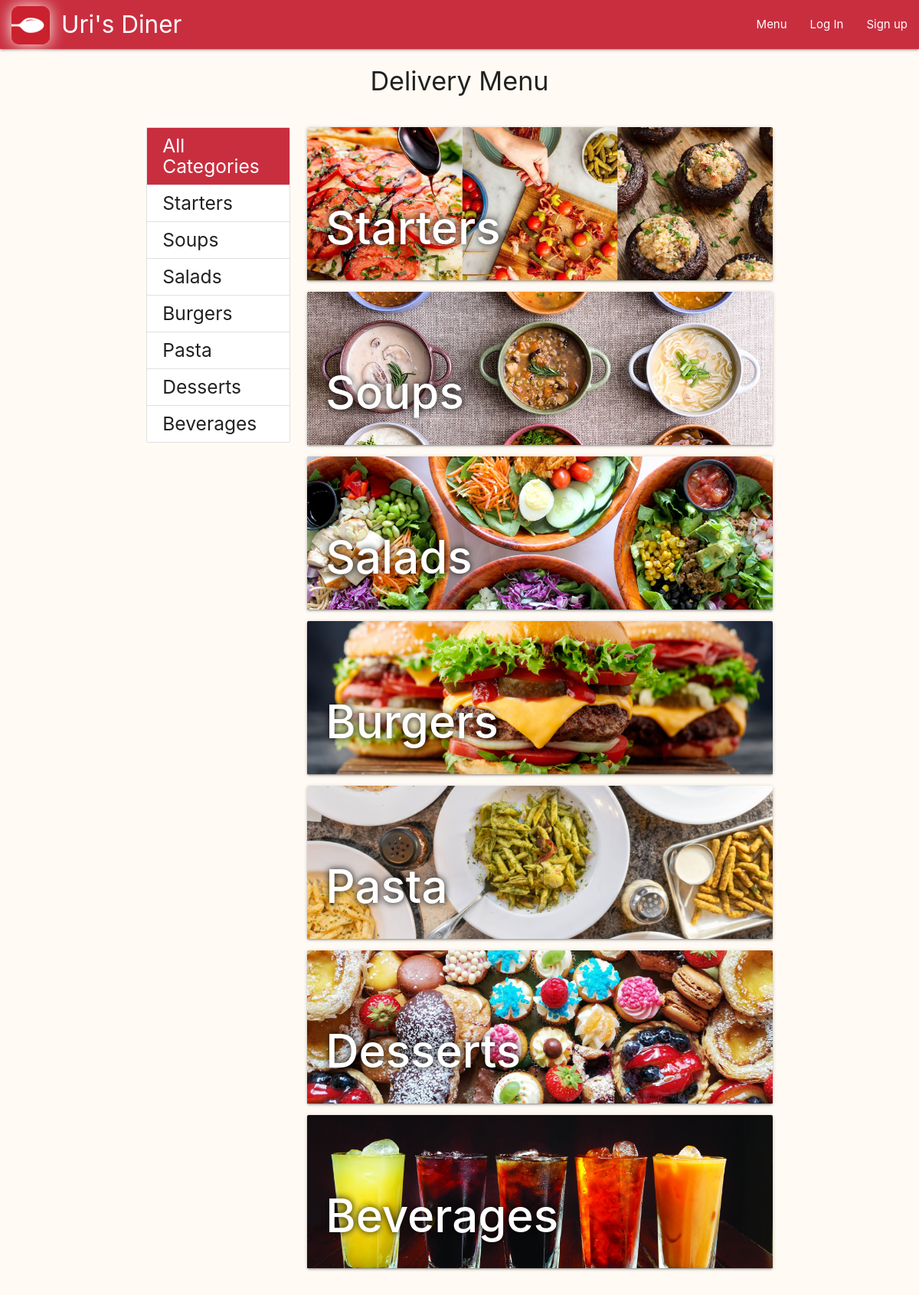
The app's page /menu/ with its own data.
### main/models.py (models this page shows)
class Category(models.Model):
    name = models.CharField(max_length=20, blank=False, unique=True)
    is_deleted = models.BooleanField(default=False)
    image_Url = models.URLField(null=True, blank=True)
    image_file = models.ImageField(upload_to=category_image_path, null=True, blank=True)
    position = models.IntegerField(blank=False, default=0)
    def __str__(self):
        return self.name

### main/views.py (the view)
# urls.py: path('menu/', views.menu_all_categories, name="menu_all_categories"),
def menu_all_categories(request):
    categories_list = sorted(Category.objects.filter(is_deleted=False), key=lambda category: category.position)
    return render(request, 'main/menu_all_categories.html', {
        'categories_list':categories_list})

### main/context_processors.py (called while the page is built)
def site_wide_data(request):
    data = {}
    try:
        data.update({'open_orders_number' : len(Cart.objects.filter(delivery__is_delivered=False))})
    except:
        pass
    try:
        data.update({'my_open_orders_number' : len(Delivery.objects.filter(order__user=request.user).filter(is_delivered=False))})
    except:
        pass
    try:
        data.update({'my_cart_items_number' : len(User.objects.get(id=request.user.id).cart_set.last().item_set.all())})
    except:
        pass
    return data

### main/templates/main/menu_all_categories.html (shortened to what this page needs)
{% extends 'layouts/menu.html' %}
{% block menu-content %}
<div>
  {% for category in categories_list %}
  <div class="card hoverable">
    <div class="card-image">
      <a href="{% url 'menu_category_dishes' category_id=category.id %}">
        <img class="category-img"
          {% if category.image_file %}
            src="{{category.image_file.url}}"
          {% else %}
            src="{{category.image_Url}}"
          {% endif %}
          alt="{{category.name}}">
        <span class="card-title category-title">{{category.name}}</span>
      </a>
    </div>
  </div>
  {% endfor %}
</div>
{% endblock menu-content %}

### templates/layouts/menu.html (shortened to what this page needs)
{% extends 'layouts/main.html' %}
{% block main-content %}
<div class="container">
  <div class="row center-align">
    <h4>Delivery Menu</h4>
  </div>
  <div class="row">
    <div class="col l3">
      <ul class="collection">
        {% url 'menu_all_categories' as url %}
        <a class="collection-item
        {% if request.path == url %}
          active
        {% endif %}"
        href="{{url}}">
          <h5 class="no-top-bottom-margin">All Categories</h5>
        </a>
        {% for category in categories_list %}
          {% url 'menu_category_dishes' category_id=category.id as url %}
          <a class="collection-item
          "
          href="{{ url }}">
            <h5 class="no-top-bottom-margin">{{category}}</h5>
          </a>
        {% endfor %}
      </ul>
    </div>
    <div class="col l9">
      {% block menu-content %}
      {% endblock menu-content %}
    </div>
  </div>
</div>
{% endblock main-content %}

### static/css/custom.css (style rules this page uses)
body { background-color: #fffbf4; }
.category-img { height: 200px; width: 100%; object-fit: cover; }
.no-top-bottom-margin { margin-bottom: 0px; margin-top: 0px; }
.category-title { text-shadow: 0px 0px 10px black; font-size: 60px !important; font-weight: 500 !important; }

### records on screen
Category: name "Starters", image_file+name (picture)
Category: name "Soups", image_file+name (picture)
Category: name "Salads", image_file+name (picture)
Category: name "Burgers", image_file+name (picture)
Category: name "Pasta", image_file+name (picture)
Category: name "Desserts", image_file+name (picture)
Category: name "Beverages", image_file+name (picture)
